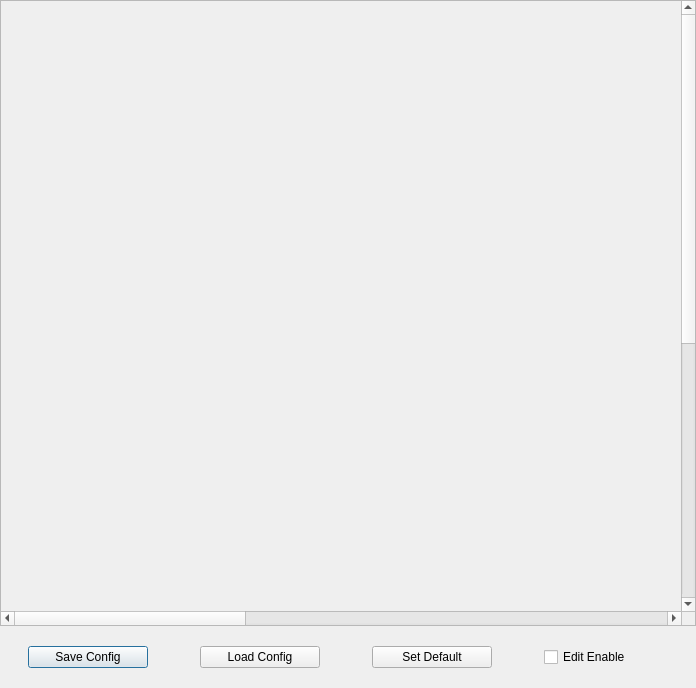
<?xml version="1.0" encoding="UTF-8"?>
<ui version="4.0">
 <class>ViewWidget</class>
 <widget class="QDialog" name="ViewWidget">
  <property name="geometry">
   <rect>
    <x>0</x>
    <y>0</y>
    <width>696</width>
    <height>688</height>
   </rect>
  </property>
  <property name="windowTitle">
   <string>ViewWidget</string>
  </property>
  <layout class="QVBoxLayout" name="verticalLayout" stretch="6,1">
   <property name="spacing">
    <number>0</number>
   </property>
   <property name="leftMargin">
    <number>0</number>
   </property>
   <property name="topMargin">
    <number>0</number>
   </property>
   <property name="rightMargin">
    <number>0</number>
   </property>
   <property name="bottomMargin">
    <number>0</number>
   </property>
   <item>
    <widget class="QScrollArea" name="scrollArea">
     <property name="widgetResizable">
      <bool>true</bool>
     </property>
     <widget class="QWidget" name="scrollAreaWidgetContents">
      <property name="geometry">
       <rect>
        <x>0</x>
        <y>0</y>
        <width>1920</width>
        <height>1080</height>
       </rect>
      </property>
      <property name="minimumSize">
       <size>
        <width>1920</width>
        <height>1080</height>
       </size>
      </property>
     </widget>
    </widget>
   </item>
   <item>
    <layout class="QGridLayout" name="gridLayout" rowstretch="0">
     <property name="topMargin">
      <number>20</number>
     </property>
     <property name="bottomMargin">
      <number>20</number>
     </property>
     <property name="horizontalSpacing">
      <number>24</number>
     </property>
     <property name="verticalSpacing">
      <number>12</number>
     </property>
     <item row="0" column="0">
      <widget class="QPushButton" name="saveConfig">
       <property name="minimumSize">
        <size>
         <width>120</width>
         <height>0</height>
        </size>
       </property>
       <property name="maximumSize">
        <size>
         <width>120</width>
         <height>16777215</height>
        </size>
       </property>
       <property name="text">
        <string>Save Config</string>
       </property>
      </widget>
     </item>
     <item row="0" column="2">
      <widget class="QPushButton" name="defaultButton">
       <property name="minimumSize">
        <size>
         <width>120</width>
         <height>0</height>
        </size>
       </property>
       <property name="maximumSize">
        <size>
         <width>120</width>
         <height>16777215</height>
        </size>
       </property>
       <property name="text">
        <string>Set Default</string>
       </property>
      </widget>
     </item>
     <item row="0" column="1">
      <widget class="QPushButton" name="loadConfig">
       <property name="minimumSize">
        <size>
         <width>120</width>
         <height>0</height>
        </size>
       </property>
       <property name="maximumSize">
        <size>
         <width>120</width>
         <height>16777215</height>
        </size>
       </property>
       <property name="text">
        <string>Load Config</string>
       </property>
      </widget>
     </item>
     <item row="0" column="3">
      <widget class="QCheckBox" name="editEnable">
       <property name="minimumSize">
        <size>
         <width>120</width>
         <height>0</height>
        </size>
       </property>
       <property name="maximumSize">
        <size>
         <width>120</width>
         <height>16777215</height>
        </size>
       </property>
       <property name="text">
        <string>Edit Enable</string>
       </property>
      </widget>
     </item>
    </layout>
   </item>
  </layout>
 </widget>
 <layoutdefault spacing="6" margin="11"/>
 <resources/>
 <connections/>
</ui>
